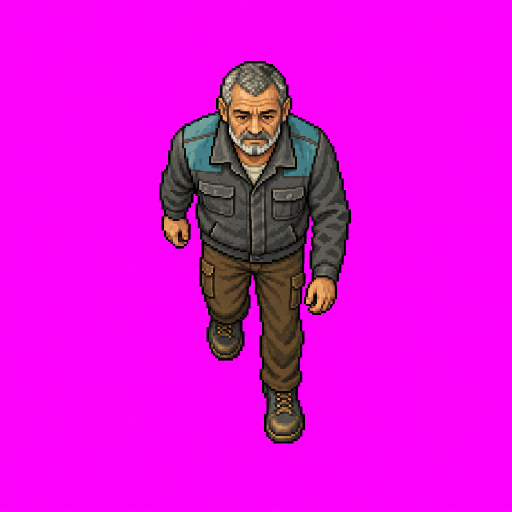
#> input picture doc/rebuild-20260924/art/caretaker-down-a.webp, 1024 x 1024 px, given in place of door-side-root.webp, which was not available (shown at 1/2 size)
$ python prepare-door-wall-art.py
#> lines starting #> are read from the running program, lines starting #| are printed output that depends on the picture; after the words box and inside, x2 and y2 are one past the last pixel; in counts of white or black regions, pixels touching at a corner belong together; pictures that were not available may be replaced by others from this repository, and a replacement may not be noted
from pathlib import Path
from PIL import Image
import numpy as np
import json,hashlib
root=Path(__file__).resolve().parents[1]
report=[]
for name in ['door-side-root','wall-panel-root','door-front-root-v2']:
 source=root/f'doc/rebuild-20260924/art/{name}.webp'
 image=Image.open(source).convert('RGBA');a=np.array(image).astype(np.int16)
 key=(a[:,:,0]>150)&(a[:,:,2]>150)&(a[:,:,0]-a[:,:,1]>75)&(a[:,:,2]-a[:,:,1]>75)
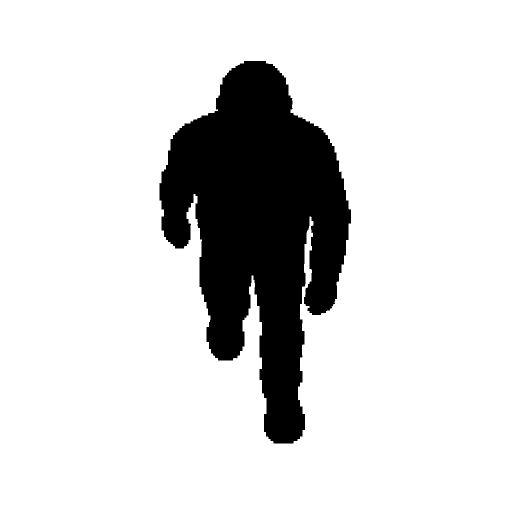
#> key: shape (1024, 1024) bool (shown at 1/2 size); 84.5% white; 1 black region, box (x1, y1, x2, y2) and area: (319, 122, 702, 887) 162070
 a[:,:,3]=np.where(key,0,255);image=Image.fromarray(a.astype('uint8'),'RGBA');box=image.getbbox();image=image.crop(box)
#> after `a[:, :, 3] = np.where(key, 0, 255)`:
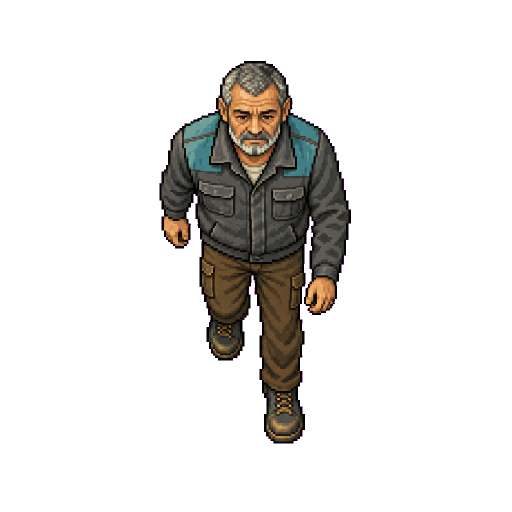
#> a: shape (1024, 1024, 4) int16 (shown at 1/2 size); mean R, G, B, A 225.2, 13.3, 220.6, 39.4; transparent parts drawn white
#> after `box = image.getbbox()`: box = (319, 122, 702, 887)
#> after `image = image.crop(box)`:
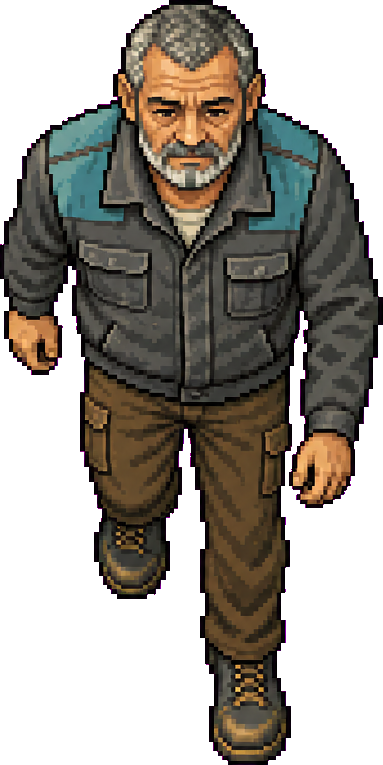
#> image: PIL image 383x765 RGBA; mean R, G, B, A 156.9, 41, 143.7, 141.1; transparent parts drawn white
 target=root/f'public/art/rebuild-20260924/{name}.png';image.save(target)
 report.append(dict(id=name,width=image.width,height=image.height,bounds=box,sourceSHA=hashlib.sha256(source.read_bytes()).hexdigest(),output=str(target.relative_to(root)),processing='magenta key, tight crop; no geometric deformation'))
#> pass 2 of the loop `for name in ['door-side-root','wall-panel-root','door-front-root-v2']:`:
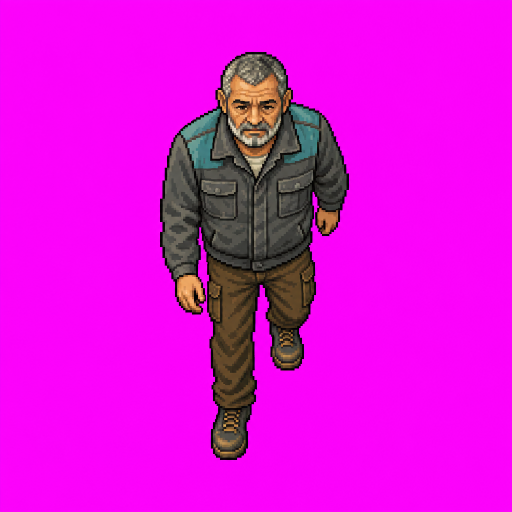
#> input picture doc/rebuild-20260924/art/caretaker-down-b.webp, 1024 x 1024 px, given in place of wall-panel-root.webp, which was not available (shown at 1/2 size)
#> `key=(a[:,:,0]>150)&(a[:,:,2]>150)&(a[:,:,0]-a[:,:,1]>75)&(a[:,:,2]-a[:..`:
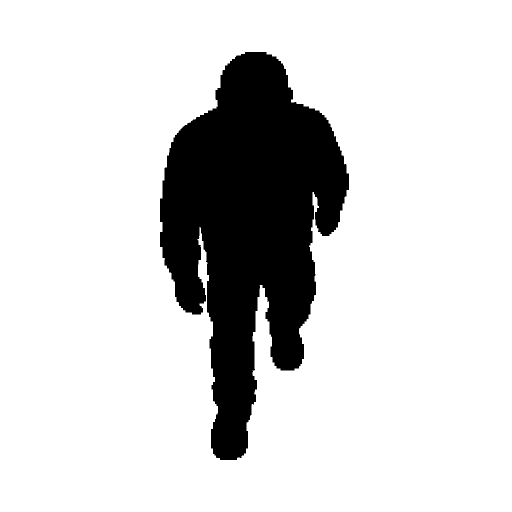
#> key: shape (1024, 1024) bool (shown at 1/2 size); 83.6% white; 1 black region, box (x1, y1, x2, y2) and area: (320, 104, 698, 920) 172052
#> box = (320, 104, 698, 920)
#> `image = image.crop(box)`:
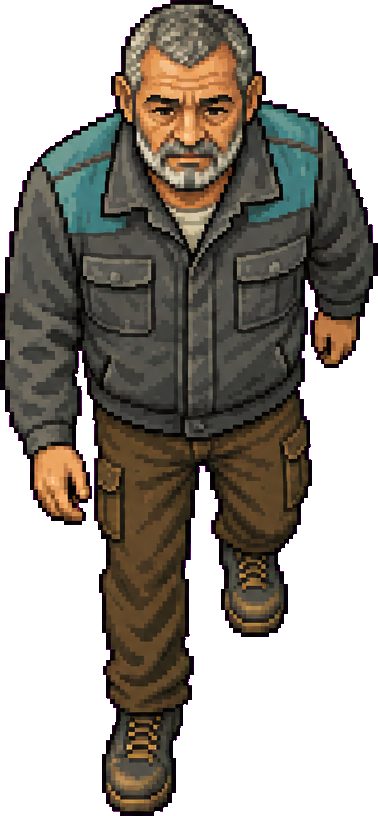
#> image: PIL image 378x816 RGBA; mean R, G, B, A 155.9, 41.2, 142.6, 142.2; transparent parts drawn white
(root/'src/door-wall-art.json').write_text(json.dumps(report,indent=2))
print(report)
#> (printed output is left out)
